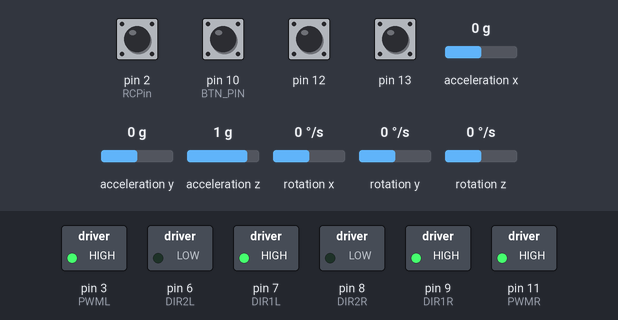
Simulated run of this sketch. Board: Arduino Uno, built with avr-gcc and run on an emulated ATmega328P. Shown: switched loads named in the sketch (green lamp = pin HIGH). The inputs (shaded band) are chosen by the test bench; at power-on: pin 2 (RCPin), pin 10 (BTN_PIN), pin 12, pin 13 HIGH, rotation z 0 °/s, acceleration x 0 g, acceleration y 0 g, acceleration z 1 g, rotation x 0 °/s, rotation y 0 °/s. What the sketch prints to the serial monitor is not drawn.

Above: at 1.2 s.
1.3 s: rotation z set to 8 °/s
At 4.1 s:
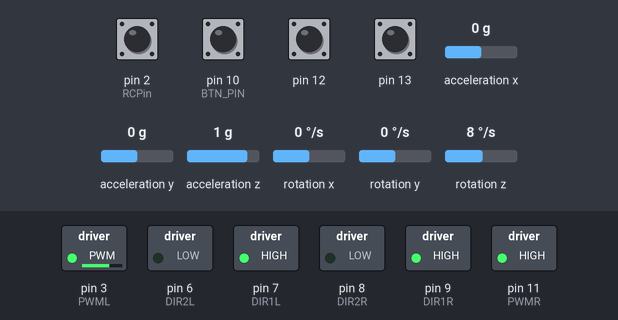
4.3 s: rotation z set to -192 °/s
At 5.8 s:
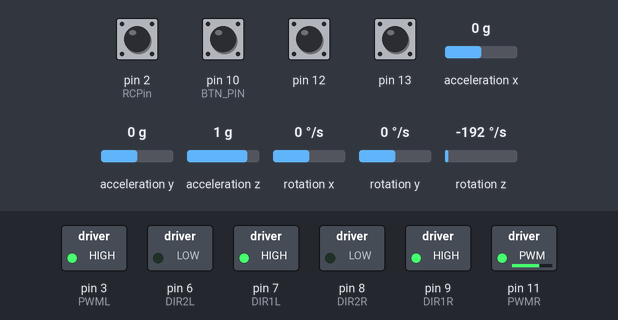
6.2 s: pin 13 pulled LOW for 0.15 s
At 7.4 s:
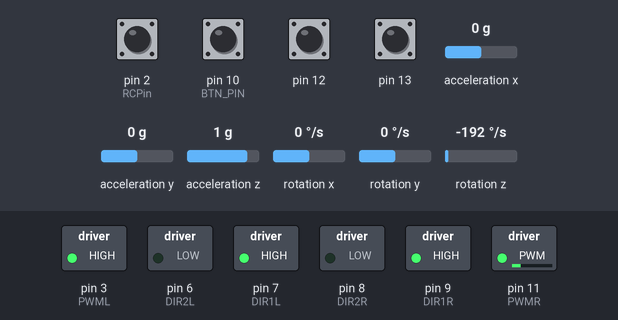
7.8 s: acceleration x set to -0.2 g
At 9.8 s:
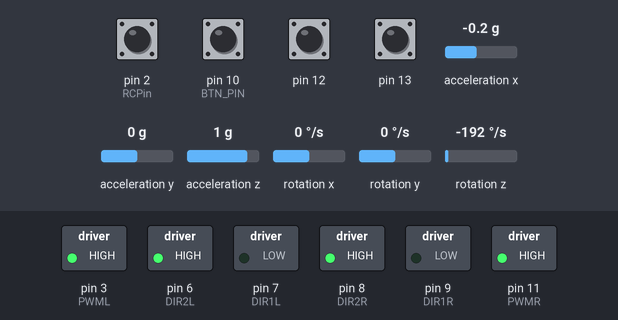
10.1 s: acceleration x set to 0 g
At 11.1 s:
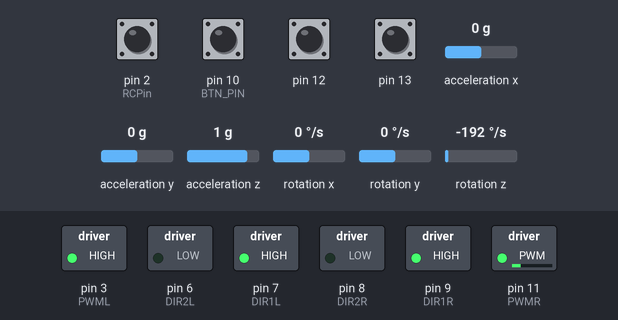
12.2 s: acceleration x set to -1.4 g
At 14.3 s:
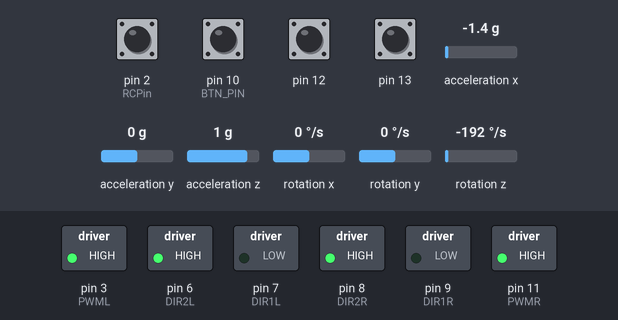
Timing chart, 0 to 15.5 s (numbered marks = the images above; inputs shaded):
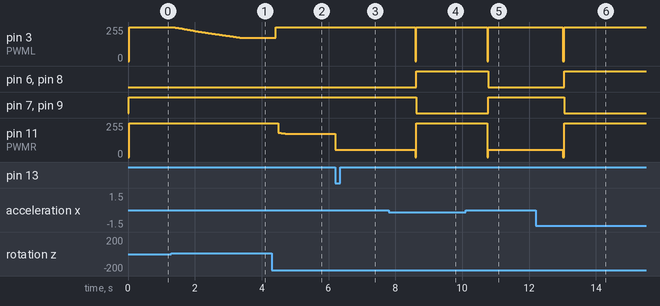

Measured:
- the behaviour switches between 0 and -0.1 g on acceleration x (found by bisection; images 3 and 4)
- after the input at 1.3 s, pin 3 (PWML): moves from 255/255 to 174/255 over 2.1 s, starting at once
- after the input at 4.3 s, pin 3 (PWML): 174/255 → 255/255 after 0.12 s; pin 11 (PWMR): moves from 255/255 to 174/255 over 0.26 s, starting after 0.20 s
- after the input at 6.2 s, pin 11 (PWMR): 174/255 → 55/255 at once
- after the input at 7.8 s, pin 3 (PWML): 255/255 → 0/255 after 0.80 s, → 255/255 0.04 s later; pin 6 (DIR2L), pin 8 (DIR2R): LOW → HIGH after 0.83 s; pin 7 (DIR1L), pin 9 (DIR1R): HIGH → LOW after 0.83 s; pin 11 (PWMR): 55/255 → 255/255 after 0.80 s
- after the input at 10.1 s, pin 3 (PWML): 255/255 → 0/255 after 0.64 s, → 255/255 0.03 s later; pin 6 (DIR2L), pin 8 (DIR2R): HIGH → LOW after 0.67 s; pin 7 (DIR1L), pin 9 (DIR1R): LOW → HIGH after 0.67 s; pin 11 (PWMR): 255/255 → 55/255 after 0.64 s
- after the input at 12.2 s, pin 3 (PWML): 255/255 → 0/255 after 0.81 s, → 255/255 0.04 s later; pin 6 (DIR2L), pin 8 (DIR2R): LOW → HIGH after 0.85 s; pin 7 (DIR1L), pin 9 (DIR1R): HIGH → LOW after 0.85 s; pin 11 (PWMR): 55/255 → 255/255 after 0.81 s

The sketch:

ControllableTWBR.ino
```cpp
#include <SimpleKalmanFilter.h>
SimpleKalmanFilter bo_loc(2, 2, 0.001);
#include <PinChangeInterrupt.h>
#include <PinChangeInterruptBoards.h>
#include <PinChangeInterruptPins.h>
#include <PinChangeInterruptSettings.h>

#include <TimerOne.h>
#include <Wire.h>
#include <MPU6050.h>
MPU6050 mpu;


#define PWML 3
#define PWMR 11
#define DIR1L 7
#define DIR2L 6
#define DIR1R 9
#define DIR2R 8
#define BTN_PIN 10


//////---PID variable---//////
float Kp = 60;   //21.4
float Kd = 0.9; //0.0285    verygood p32.1 d0.128 i150 //0.55kd
float Ki = 290; //84

float Kpy = 4.2;
float Kdy = 0.008;
float Kiy = 2.0;

float Kpp = 0.09;
float Kdp = 9.8;
float Kip = 0.1;

float T = 0.007; // SAMPLE TIME donvi s

float  targetAngle = 4.4;
float  targetYaw = 0;

int Output_limit  = 255;

volatile float error = 0;
volatile float integral = 0;
volatile float derivative = 0;
volatile float last_error = 0, errorSum = 0;


//////---MPU variable---//////
int16_t ax, ay, az  ;
int16_t gx, gy, gz;
int16_t gyroX, gyroY, gyroZ;
volatile float accAngle    ;
volatile float gyroRate    ;
volatile float gyroAngle   ;
volatile float currentAngle;
volatile float prevAngle   ;
volatile float goc, goc_fitered, z;

int16_t accX, accY, accZ;
float gyroAngleX, gyroAngleY, gyroAngleZ;
float accAngleX, accAngleY, accAngleZ;
float compAngleX, compAngleY, compAngleZ;
float alpha = 0.9934; // Complementary filter constant
float AngleZ ;

float xungL, xungR;
int setpoint, setpointYaw;
float position = 0;
int targetPosition = 0;
int setpointP;

int Output;
int OutputY;
int OutputP;
float OutputPx;

float Pitch_trim = 0;
float Yaw_trim = 0;
float Yaw_trimx = 0;
int speedRight;
int speedLeft;
float filteredValue = 0, ALPHA = 0.02;
float R = 3.5;

#define RCPin 2
volatile long time_Star = 0, time_Star1 = 0;
volatile long xung = 0, xung1 = 0;
int rongxung = 0, Pitch = 0, Yaw = 0;

 float errorY;
 float currentAngleY;
float errorSumY;
float prevAngleY;

 float errorP;
 float currentAngleP;
float errorSumP;
float prevAngleP;


void setup() {

  TCCR2B = TCCR2B & B11111000 | B00000001;  //PWM frequency of 31372.55 Hz

  //Interupt Pins
  pinMode(2,INPUT_PULLUP);
  pinMode(10,INPUT_PULLUP);
  pinMode(4,INPUT_PULLUP);
  pinMode(5,INPUT_PULLUP);
  pinMode(12,INPUT_PULLUP);
  pinMode(13,INPUT_PULLUP);
  attachInterrupt(0,DemxungL, FALLING);
  attachPCINT(digitalPinToPCINT(10), DemxungR, FALLING);

  ///Read Reciever value
  attachPCINT(digitalPinToPCINT(12), Pulse_Pitch, CHANGE);
  attachPCINT(digitalPinToPCINT(13), Pulse_Yaw, CHANGE);

  //Motor control Pins
  pinMode(DIR1L, OUTPUT);
  pinMode(DIR2L, OUTPUT);
  pinMode(DIR1R, OUTPUT);
  pinMode(DIR2R, OUTPUT);
  pinMode(PWML, OUTPUT);
  pinMode(PWMR, OUTPUT);

  Wire.begin();
  mpu.initialize();
  Serial.begin(115200);

  //Timer1 Interupt
  Timer1.initialize(T*1000000);  //don vi us
  Timer1.attachInterrupt(PID);
}

void loop() {
  ax = mpu.getAccelerationX();
  az = mpu.getAccelerationZ();
  mpu.getRotation(&gyroX, &gyroY, &gyroZ);
  mpu.getMotion6(&accX, &accY, &accZ, &gyroX, &gyroY, &gyroZ);

  //////////////////Position////////////////


  if ((Pitch_trim > 2 || Pitch_trim < -2)){
    targetPosition = Pitch_trim;

    xungR = 0;
    xungL = 0;
    Yaw_trimx = 0;
  }else {
    position = ((xungL + xungR)*0.5/330)*2*PI*32.5;
    //position = constrain(position, -500, 500);
    targetPosition = 0;

  }


  if (Yaw_trim > 2 || Yaw_trim < - 2){
     AngleZ = 0;
     xungR = 0;
     xungL = 0;
  }
  else{

    gyroZ /= 156;
    gyroAngleZ += gyroZ * 0.01;
    AngleZ = gyroAngleZ;
    AngleZ = constrain(AngleZ, -18, 18);


  }

  ////////////////Print///////////////////


  Serial.println(position);


  ////////////////////////////////////////
  Motor();
}

void PID()
{
  getAngle();

  ////////////--- CAL PID---/////////////
  ///ERROR Position###############################

  setpointP = targetPosition - position;
  errorP = currentAngleP - setpointP;
  errorSumP += errorP;
  errorSumP = constrain(errorSumP, -200, 200);
  OutputP = Kpp*(errorP) + Kip*(errorSumP)*T + Kdp*(currentAngleP-prevAngleP)/T;
  prevAngleP = currentAngleP;
  OutputPx = constrain(OutputP, -3.6, 2.4);

  Yaw_trimx = constrain(Yaw_trim,-2.6, 2.6);
  setpoint = targetAngle + Pitch_trim - OutputPx;
  error = currentAngle - setpoint;
  errorSum += error;
  errorSum = constrain(errorSum, -400, 400);
  Output = Kp*(error) + Ki*(errorSum)*T + Kd*(currentAngle-prevAngle)/T;;
  prevAngle = currentAngle;

  ///ERROR YAW
  setpointYaw = (targetYaw - Yaw_trim - AngleZ);
  currentAngleY = AngleZ;
  errorY = currentAngleY - setpointYaw;
  errorSumY += errorY;
  errorSumY = constrain(errorSumY, -400, 400);
  OutputY = Kpy*(errorY) + Kiy*(errorSumY)*T + Kdy*(currentAngleY-prevAngleY)/T;
  prevAngleY = currentAngleY;
  targetYaw = currentAngleY;

  //////----Motor Control----///////

}
void Motor(){
  //lIMIT OUTPUT
  Output = constrain(Output, -Output_limit, 255);
  OutputP = constrain(OutputP, -40, 40);
  OutputY = constrain(OutputY, -200, 200);

  speedLeft = Output + OutputP - OutputY; // - OutputY
  speedRight = Output + OutputP + OutputY ;// + OutputY
  speedLeft = constrain(speedLeft, -255, 255);
  speedRight = constrain(speedRight, -255, 255);

  if ((speedLeft > 0) && (speedRight > 0)) { // (speedLeft > 0) && (speedRight > 0)
    // Set the motors to move forward
    digitalWrite(DIR1L, HIGH);
    digitalWrite(DIR2L, LOW);
    digitalWrite(DIR1R, HIGH);
    digitalWrite(DIR2R, LOW);

    analogWrite(PWMR, speedRight);
    analogWrite(PWML, speedLeft);

  } else if ((speedLeft < 0) && (speedRight < 0)) { // (speedLeft < 0) && (speedRight < 0)
    // Set the motors to move in reverse
    digitalWrite(DIR1L, LOW);
    digitalWrite(DIR2L, HIGH);
    digitalWrite(DIR1R, LOW);
    digitalWrite(DIR2R, HIGH);

    analogWrite(PWMR, abs(speedRight));
    analogWrite(PWML, abs(speedRight));

  }  else {
    // Stop the motors
    analogWrite(PWMR, 0);
    analogWrite(PWML, 0);
  }
}

void getAngle(){

  // CALCULATE AND FILTER
  accAngle = atan2(ax, -az)*RAD_TO_DEG;
  gyroRate = map(gyroY, -32768, 32767, -200, 200);
  gyroAngle = (float)gyroRate*T;
  currentAngle = alpha*(prevAngle + gyroAngle) + (1-alpha)*(accAngle);

}

void Pulse_Pitch()
{
  if (micros() > time_Star)
  {
    xung = micros() - time_Star;
    time_Star = micros();
    if(xung <2000 && xung > 1000) Pitch = bo_loc.updateEstimate(xung);
    Pitch_trim = map(Pitch, 1100, 1900, -10, 10);
  }
}

void Pulse_Yaw()
{
  if (micros() > time_Star1)
  {
    xung1 = micros() - time_Star1;
    time_Star1 = micros();
    if(xung1 <2000){
      //Yaw = kalman(xung1);
      filteredValue = ALPHA * filteredValue + (1 - ALPHA) * xung1;
    }
    Yaw_trim = map(filteredValue, 1200,1800, -19, 19);

  }
}

void DemxungL()
{
  if(digitalRead(4) == LOW)
  xungL++;
  else
  xungL--;
}

void DemxungR()
{
  if(digitalRead(5) == HIGH)
  xungR ++;
  else
  xungR --;
}

double kalman(double U) {                                                     // Bộ lọc nhiễu tín hiệu cảm biến siêu âm
  static const double R = 1;
  static const double H = 1.00;
  static double Q = 0.008;
  static double P = 0.0;
  static double U_hat = 0;
  static double K = 0;
  K = P * H / (H * P * H + R);
  U_hat += +K * (U - H * U_hat);
  P = (1 - K * H) * P + Q;

  return U_hat;
}
```
